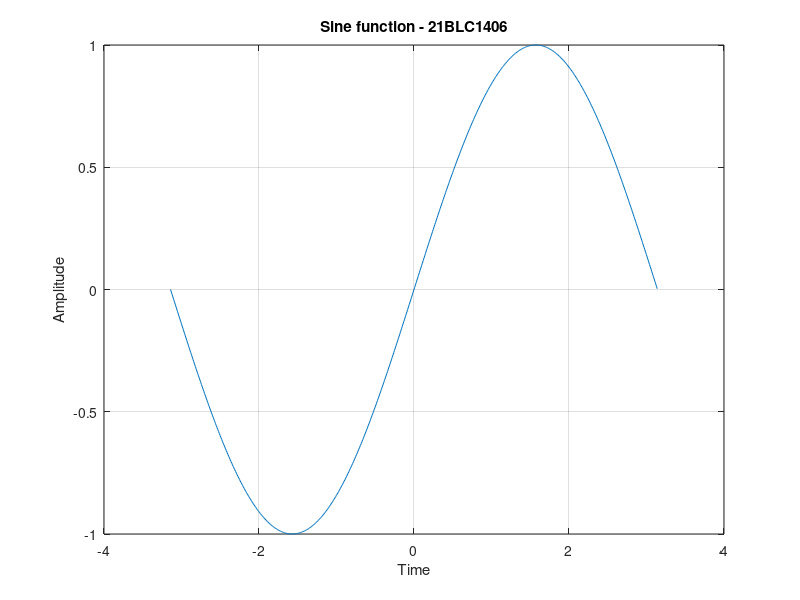

Source code (MATLAB):
% generating a sine wave

clc
close all;
clear all;
x=-pi:0.01:pi;
y=sin(x);
figure(1)
plot(x,y),grid on
xlabel('Time')
ylabel('Amplitude')
title('Sine function - 21BLC1406')
